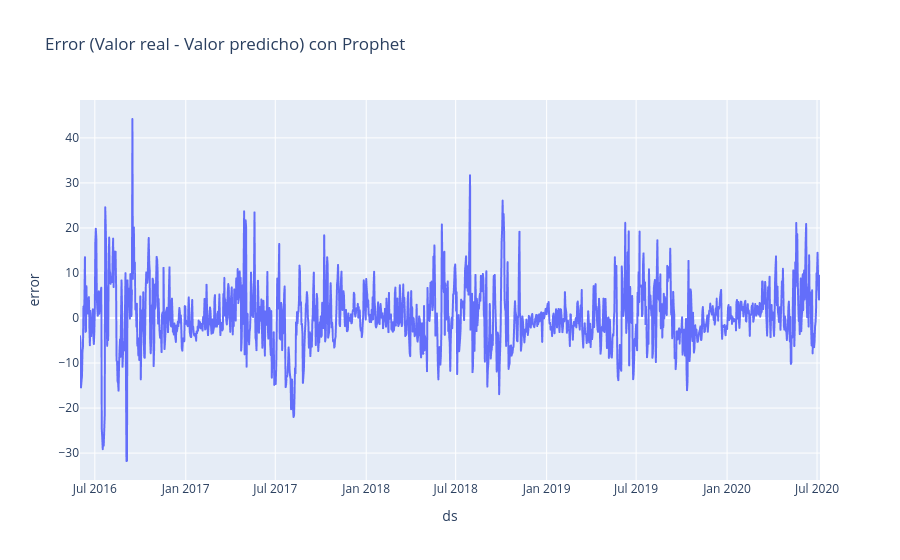

Here is the notebook cell this chart was saved with:
### Code cell
# 5. Graficar error (Valor real - Valor predicho)
error_df = pd.concat([
train[['ds', 'y']],
test[['ds', 'y']]
]).reset_index(drop=True)


error_df['yhat'] = pd.concat([
forecast_train['yhat'],
forecast['yhat']
]).values


error_df['error'] = error_df['y'] - error_df['yhat']
px.line(error_df, x='ds', y='error', title='Error (Valor real - Valor predicho) con Prophet').show()

### Figure 1 — Plotly figure (JSON) as saved in the notebook; plotly's stock layout.template omitted (floating-point values rounded to 4 significant figures; data arrays with more than 128 entries replaced by an {"elided": "..."} marker saying what was removed)
{"data": [{"hovertemplate": "ds=%{x}<br>error=%{y}<extra></extra>", "legendgroup": "", "line": {"color": "#636efa", "dash": "solid"}, "marker": {"symbol": "circle"}, "mode": "lines", "name": "", "showlegend": false, "type": "scattergl", "x": {"elided": "1498 str values"}, "xaxis": "x", "y": {"elided": "1498 float values"}, "yaxis": "y"}], "layout": {"legend": {"tracegroupgap": 0}, "title": {"text": "Error (Valor real - Valor predicho) con Prophet"}, "xaxis": {"anchor": "y", "domain": [0, 1], "title": {"text": "ds"}}, "yaxis": {"anchor": "x", "domain": [0, 1], "title": {"text": "error"}}}}
